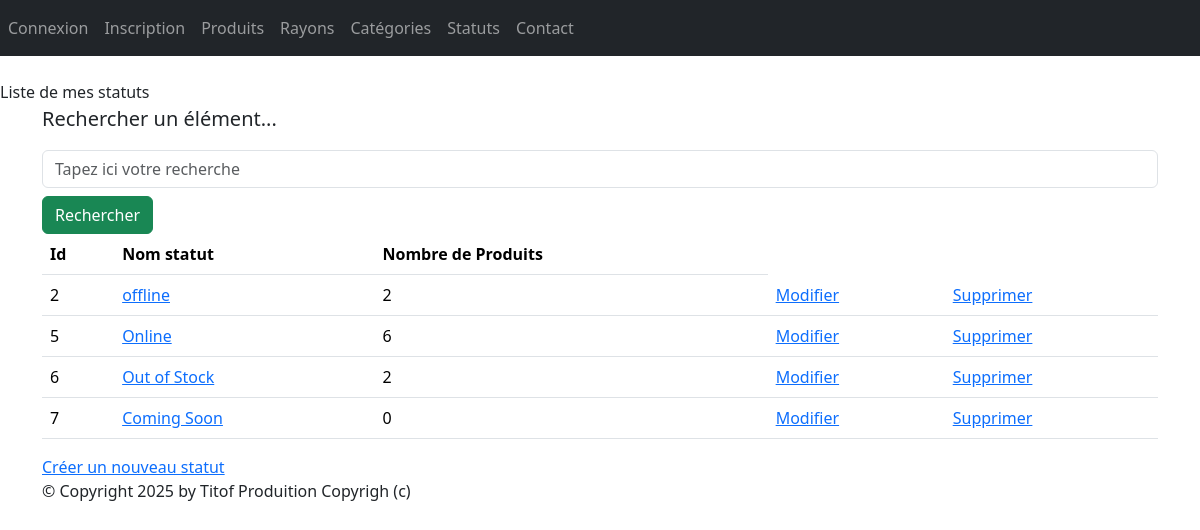
Page /monApp/statuts/ on the committed database.
### monApp/models.py (models this page shows, shortened)
class Statut(models.Model):
    idStatut = models.AutoField(primary_key=True)
    nomStatut = models.CharField(max_length=100)

### monApp/views.py (the view, shortened to what this page needs)
# urls.py: path("statuts/", StatutListView.as_view(), name="statuts"),
class StatutListView(ListView):
    model = Statut
    template_name = "monApp/list_statuts.html"
    context_object_name = "stats"
    def get_queryset(self):
        query = self.request.GET.get('search')
        if query:
            return Statut.objects.filter(nomStatut__icontains=query).annotate(nb_produits=Count('produits'))
        return Statut.objects.annotate(nb_produits=Count('produits'))
    def get_context_data(self, **kwargs):
        context = super(StatutListView, self).get_context_data(**kwargs)
        context['titremenu'] = "Liste de mes statuts"
        return context

### monApp/templates/monApp/list_statuts.html
{% extends 'monApp/base.html' %}
{% block menu %}
{{titremenu}}
{% endblock %}
{% block contenu %}
<p class="lead mb-3 ml-0">Rechercher un élément...</p>
<form method="GET" action="">
<input class="form-control" type="text" name="search" placeholder="Tapez ici votre recherche"
value="{{ request.GET.search }}">
<button type="submit" class="btn btn-success mt-2">Rechercher</button>
</form>
<table class="table">
    <thead>
        <th>Id</th>
        <th>Nom statut</th>
        <th>Nombre de Produits</th>
    </thead>
    <tbody>
        {% for statut in stats %}
        <tr>
            <td>{{ statut.idStatut }} </td>
            <td><a href="{% url 'dtl_statut' statut.idStatut %}">{{ statut.nomStatut }}</a></td>
            <td>{{ statut.nb_produits }} </td>
            <td><a href="{% url 'statut-chng' statut.idStatut %}">Modifier</a></td>
            <td><a href="{% url 'statut-del' statut.idStatut %}">Supprimer</a></td>
        </tr>
        {% endfor %}
    </tbody>
</table>
<a href="{% url 'crt-statut' %}">Créer un nouveau statut</a>
{% endblock %}

### rows in the picture
Statut: idStatut "2", nomStatut "offline", nb_produits "2"
Statut: idStatut "5", nomStatut "Online", nb_produits "6"
Statut: idStatut "6", nomStatut "Out of Stock", nb_produits "2"
Statut: idStatut "7", nomStatut "Coming Soon", nb_produits "0"

### other values in the picture
{{ titremenu }} "Liste de mes statuts"
